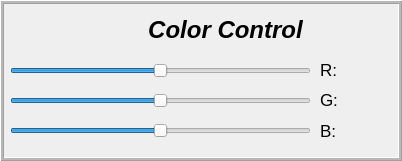
         <widget class="QFrame" name="frame_5">
          <property name="geometry">
           <rect>
            <x>0</x>
            <y>330</y>
            <width>402</width>
            <height>161</height>
           </rect>
          </property>
          <property name="frameShape">
           <enum>QFrame::Box</enum>
          </property>
          <property name="frameShadow">
           <enum>QFrame::Raised</enum>
          </property>
          <property name="midLineWidth">
           <number>2</number>
          </property>
          <widget class="QSlider" name="addRSlider">
           <property name="geometry">
            <rect>
             <x>10</x>
             <y>60</y>
             <width>301</width>
             <height>22</height>
            </rect>
           </property>
           <property name="minimum">
            <number>-255</number>
           </property>
           <property name="maximum">
            <number>255</number>
           </property>
           <property name="orientation">
            <enum>Qt::Horizontal</enum>
           </property>
          </widget>
          <widget class="QSlider" name="addGSlider">
           <property name="geometry">
            <rect>
             <x>10</x>
             <y>90</y>
             <width>301</width>
             <height>22</height>
            </rect>
           </property>
           <property name="minimum">
            <number>-255</number>
           </property>
           <property name="maximum">
            <number>255</number>
           </property>
           <property name="orientation">
            <enum>Qt::Horizontal</enum>
           </property>
          </widget>
          <widget class="QSlider" name="addBSlider">
           <property name="geometry">
            <rect>
             <x>10</x>
             <y>120</y>
             <width>301</width>
             <height>22</height>
            </rect>
           </property>
           <property name="minimum">
            <number>-255</number>
           </property>
           <property name="maximum">
            <number>255</number>
           </property>
           <property name="orientation">
            <enum>Qt::Horizontal</enum>
           </property>
          </widget>
          <widget class="QLabel" name="addRLabel">
           <property name="geometry">
            <rect>
             <x>320</x>
             <y>60</y>
             <width>49</width>
             <height>20</height>
            </rect>
           </property>
           <property name="font">
            <font>
             <pointsize>13</pointsize>
             <kerning>true</kerning>
            </font>
           </property>
           <property name="text">
            <string>R: </string>
           </property>
          </widget>
          <widget class="QLabel" name="addGLabel">
           <property name="geometry">
            <rect>
             <x>320</x>
             <y>90</y>
             <width>49</width>
             <height>20</height>
            </rect>
           </property>
           <property name="font">
            <font>
             <pointsize>13</pointsize>
             <kerning>true</kerning>
            </font>
           </property>
           <property name="text">
            <string>G: </string>
           </property>
          </widget>
          <widget class="QLabel" name="addBLabel">
           <property name="geometry">
            <rect>
             <x>320</x>
             <y>120</y>
             <width>49</width>
             <height>21</height>
            </rect>
           </property>
           <property name="font">
            <font>
             <pointsize>13</pointsize>
             <kerning>true</kerning>
            </font>
           </property>
           <property name="text">
            <string>B: </string>
           </property>
          </widget>
          <widget class="QLabel" name="label_3">
           <property name="geometry">
            <rect>
             <x>30</x>
             <y>0</y>
             <width>391</width>
             <height>61</height>
            </rect>
           </property>
           <property name="font">
            <font>
             <pointsize>19</pointsize>
             <bold>true</bold>
             <kerning>true</kerning>
            </font>
           </property>
           <property name="text">
            <string>&lt;html&gt;&lt;head/&gt;&lt;body&gt;&lt;p align=&quot;center&quot;&gt;&lt;span style=&quot; font-size:18pt; font-style:italic;&quot;&gt;Color Control&lt;/span&gt;&lt;/p&gt;&lt;/body&gt;&lt;/html&gt;</string>
           </property>
           <property name="textFormat">
            <enum>Qt::RichText</enum>
           </property>
          </widget>
         </widget>
